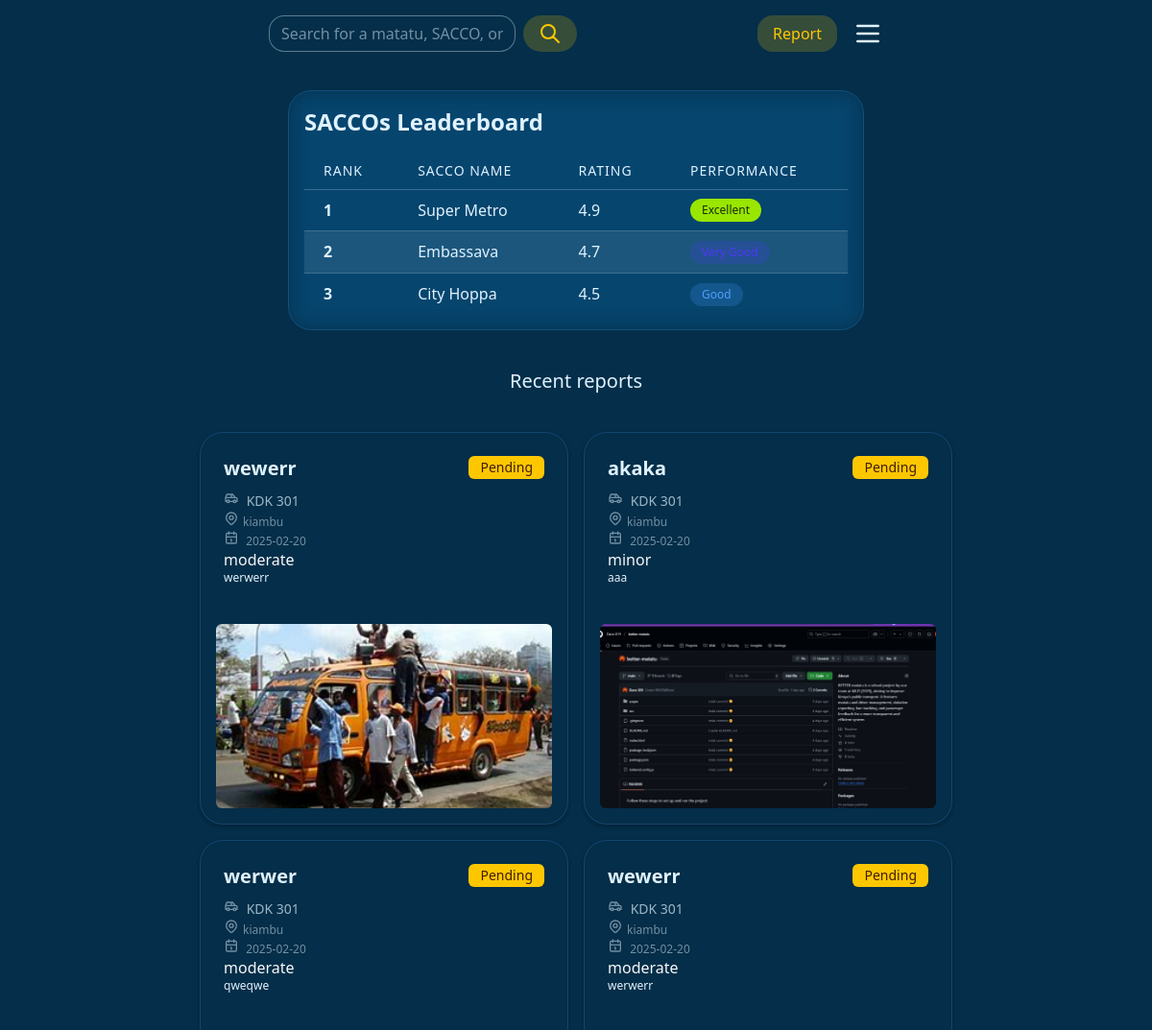
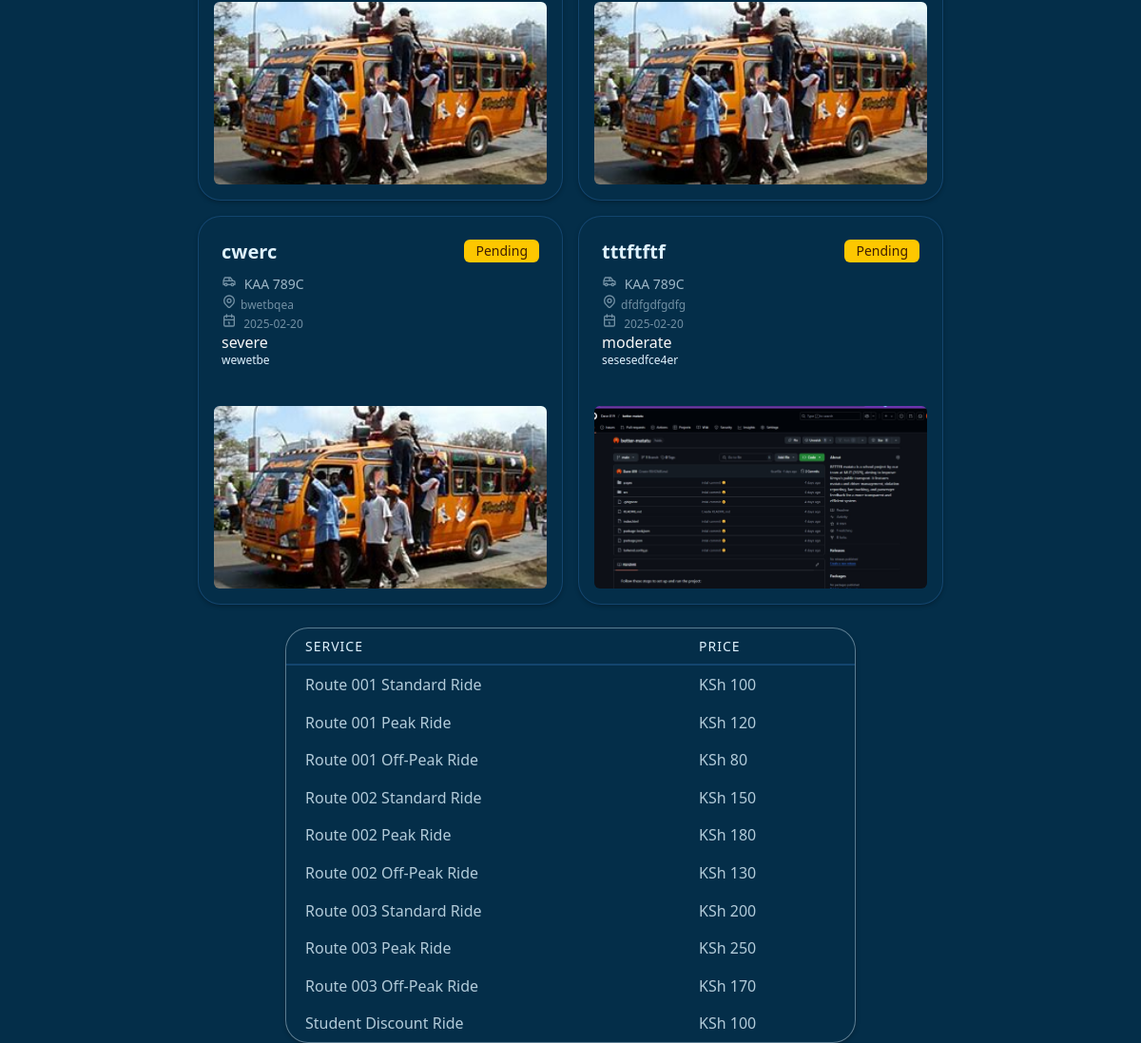
The page / on the database its author committed (2 pictures, top to bottom).
### tables this page shows
CREATE TABLE `incidents` (
  `id` int(11) NOT NULL,
  `passenger_id` int(11) DEFAULT NULL,
  `matatu_id` int(11) DEFAULT NULL,
  `driver_id` int(11) DEFAULT NULL,
  `violation_type` text NOT NULL,
  `description` text NOT NULL,
  `details` text DEFAULT NULL,
  `timestamp` datetime DEFAULT current_timestamp(),
  `status` enum('pending','reviewed','resolved') DEFAULT 'pending',
  `reported_by` int(11) DEFAULT NULL,
  `image_path` varchar(255) DEFAULT NULL,
  `location` varchar(255) NOT NULL
);

CREATE TABLE `matatus` (
  `id` int(11) NOT NULL,
  `driver_id` int(11) DEFAULT NULL,
  `route_number` varchar(10) NOT NULL,
  `seat_capacity` int(11) NOT NULL,
  `sacco_id` int(11) DEFAULT NULL,
  `status` enum('active','under_maintenance','suspended') DEFAULT 'active',
  `created_at` timestamp NOT NULL DEFAULT current_timestamp(),
  `updated_at` timestamp NOT NULL DEFAULT current_timestamp() ON UPDATE current_timestamp(),
  `reg_num` varchar(20) NOT NULL
);

CREATE TABLE `fares` (
  `id` int(11) NOT NULL,
  `route_number` varchar(10) NOT NULL,
  `standard_fare` decimal(6,2) NOT NULL,
  `peak_fare` decimal(6,2) NOT NULL,
  `off_peak_fare` decimal(6,2) NOT NULL,
  `last_updated` timestamp NOT NULL DEFAULT current_timestamp() ON UPDATE current_timestamp()
);

### includes/recent_reports.php (the view, shortened to what this page needs)
<?php
$servername = "localhost";
$username = "root";
$password = "";
$dbname = "safiri_salama";
$conn = new mysqli($servername, $username, $password, $dbname);
?>
<?php
$sql = "SELECT
        i.id AS incident_id,
        i.violation_type,
        i.status,
        i.description,
        i.details,
        i.timestamp,
        i.image_path,
        i.location,
        m.reg_num AS matatu_route
        FROM incidents i
        LEFT JOIN matatus m ON i.matatu_id = m.id
        ORDER BY i.timestamp DESC
        LIMIT 6";
$result = $conn->query($sql);
$incidents = [];
if ($result->num_rows > 0) {
    while($row = $result->fetch_assoc()) {
        $incidents[] = $row;
    }
}
?>
<div class="mt-10 flex flex-col items-center">
    <div class="text-xl mb-4 cursor-pointer text-base-content">
        Recent reports
    </div>
    <div class="min-h-screen flex">
        <div class="flex flex-wrap justify-center gap-4 max-w-4xl p-6">
            <?php foreach ($incidents as $incident): ?>
                <div class="card w-full sm:max-w-sm bg-base-100 rounded-box border border-info/20 ">
                <a href="./pages/report_record.php?id=<?=$incident['incident_id']; ?>">                <div class="card-body">
                        <div class="flex justify-between gap-4">
                            <h5 class="card-title text-base-content text-xl font-semibold mb-2.5"><?php echo htmlspecialchars($incident['violation_type']); ?></h5>
                            <p class="text-xs">
                                <span class="badge
                                    <?php
                                    switch ($incident['status']) {
                                        case 'pending': echo 'badge-warning'; break;
                                    }
                                    ?> rounded-md">
                                    <?php echo htmlspecialchars(ucfirst($incident['status'])); ?>
                                </span>
                            </p>
                        </div>
                        <p class="text-sm  text-base-content/70"><span class="icon-[tabler--car] text-base-content/50 mr-1"></span> <?php echo htmlspecialchars(strtoupper($incident['matatu_route'])); ?></p>
                        <p class="text-xs text-base-content/50"><span class="icon-[tabler--map-pin] text-base-content/50 mr-1"></span><?php echo htmlspecialchars($incident['location']); ?></p>
                        <p class="text-xs text-base-content/50"><span class="icon-[tabler--calendar] text-base-content/50 mr-1"></span> <?php echo htmlspecialchars(date('Y-m-d', strtotime($incident['timestamp']))); ?></p>
                        <p class="text-secondary-content"><?php echo htmlspecialchars($incident['description']); ?></p>
                        <p class="text-xs text-base-content "><?php echo htmlspecialchars($incident['details']); ?></p>
                    </div>
                </a>
                    <?php if ($incident['image_path']): ?>
                        <figure class="p-4">
                            <img src="<?php echo htmlspecialchars($incident['image_path']); ?>"
                                 alt="Incident Image"
                                 class="object-cover w-full h-48 rounded-md" />
                        </figure>
                    <?php endif; ?>
                </div>
            <?php endforeach; ?>
        </div>
    </div>
</div>

### index.php (shortened to what this page needs)
<!doctype html>
<html lang="en">
<head>
  <link href="./src/output.css" rel="stylesheet">
</head>
<body class="bg-base-100 text-base-content font-lor text-base">
 <?php include "includes/search_comp.php"; ?>
<div>
  <?php include "includes/sacco_leaderboard.php"; ?>
  <?php include "includes/recent_reports.php"; ?>
  <?php include "includes/pricing.php"; ?>
</div>
</body>
</html>

### includes/search_comp.php (shortened to what this page needs)
<div class="w-full max-w-2xl md:w-3/4 mx-auto mt-4 px-4 flex items-center justify-between">
  <div class="relative flex-2">
    <div class="flex items-center gap-2">
      <input id="searchInput" class="input input-bordered w-full" type="text" placeholder="Search for a matatu, SACCO, or driver" role="combobox" aria-expanded="false" />
      <button id="searchButton" class="btn rounded-box btn-soft btn-warning" aria-haspopup="dialog" aria-expanded="false" aria-controls="slide-up-animated-modal" data-overlay="#slide-up-animated-modal" type="button">
        <span class="icon-[tabler--search] text-warning size-6"></span>
      </button>
    </div>
  </div>
<div class="flex items-center gap-4">
<a href="./auth/check_login.php" class="hidden sm:flex btn btn-soft  btn-warning">Report</a>
<div class="dropdown relative inline-flex [--auto-close:inside] [--offset:8] [--placement:bottom-end]">
        <button id="dropdown-scrollable" type="button" class="dropdown-toggle flex items-center" aria-haspopup="menu" aria-expanded="false" aria-label="Dropdown">
          <div class="avatar">
            <div class="">
              <span class="icon-[tabler--menu-2] size-8"></span>
            </div>
          </div>
        </button>
      </div>
</div>
</div>

### includes/sacco_leaderboard.php
  <div class="backdrop-blur-md backdrop-brightness-150  w-4/5 max-w-2xl md:w-1/2 overflow-x-auto mx-auto mt-10 my-4 rounded-box p-4 border border-info/20 ">
  <h2 class="text-2xl font-semibold mb-4"> SACCOs Leaderboard</h2>
  <table class="table-striped table">
    <thead>
      <tr>
        <th>Rank</th>
        <th>SACCO Name</th>
        <th>Rating  </th>
        <th>Performance</th>
      </tr>
    </thead>
    <tbody>
      <tr>
        <td class="text-nowrap font-bold"> 1</td>
        <td>Super Metro</td>
        <td> 4.9</td>
        <td><span class="badge  badge-success text-xs">Excellent</span></td>
      </tr>
      <tr>
        <td class="text-nowrap font-bold">2</td>
        <td>Embassava</td>
        <td> 4.7</td>
        <td><span class="badge badge-soft badge-primary text-xs">Very Good</span></td>
      </tr>
      <tr>
        <td class="text-nowrap font-bold"> 3</td>
        <td>City Hoppa</td>
        <td> 4.5</td>
        <td><span class="badge badge-soft badge-info text-xs">Good</span></td>
      </tr>
    </tbody>
  </table>
</div>

### includes/pricing.php
<?php
require_once "./auth/config.php";
$stmt = $pdo->prepare("SELECT route_number, standard_fare, peak_fare, off_peak_fare FROM fares");
$stmt->execute();
$fares = $stmt->fetchAll(PDO::FETCH_ASSOC);
?>
<div class="glow card w-full max-w-2xl md:w-1/2 bg-base-100 mx-auto rounded-box border border-base-success/20 overflow-x-auto">
    <table class="table-borderless table">
        <thead>
            <tr>
                <th class="border-b-2 border-info/20 pb-2">Service</th>
                <th class="border-b-2 border-info/20 pb-2">Price</th>
            </tr>
        </thead>
        <tbody>
            <?php if (!empty($fares)): ?>
                <?php foreach ($fares as $fare): ?>
                    <tr>
                        <td class="text-nowrap">Route <?= htmlspecialchars($fare['route_number']) ?> Standard Ride</td>
                        <td>KSh <?= number_format($fare['standard_fare'], 0) ?></td>
                    </tr>
                    <tr>
                        <td class="text-nowrap">Route <?= htmlspecialchars($fare['route_number']) ?> Peak Ride</td>
                        <td>KSh <?= number_format($fare['peak_fare'], 0) ?></td>
                    </tr>
                    <tr>
                        <td class="text-nowrap">Route <?= htmlspecialchars($fare['route_number']) ?> Off-Peak Ride</td>
                        <td>KSh <?= number_format($fare['off_peak_fare'], 0) ?></td>
                    </tr>
                <?php endforeach; ?>
            <?php else: ?>
                <tr>
                    <td colspan="2" class="text-center">No fare data available.</td>
                </tr>
            <?php endif; ?>
            <tr>
                <td class="text-nowrap">Student Discount Ride</td>
                <td>KSh 100</td>
            </tr>
        </tbody>
    </table>
</div>

### rows shown on the page
incidents: violation_type "wewerr", status "Pending", matatu.reg_num "KDK 301", location "kiambu", timestamp "2025-02-20", description "moderate", details "werwerr", image_path (picture)
incidents: violation_type "akaka", status "Pending", matatu.reg_num "KDK 301", location "kiambu", timestamp "2025-02-20", description "minor", details "aaa", image_path (picture)
incidents: violation_type "werwer", status "Pending", matatu.reg_num "KDK 301", location "kiambu", timestamp "2025-02-20", description "moderate", details "qweqwe", image_path (picture)
incidents: violation_type "wewerr", status "Pending", matatu.reg_num "KDK 301", location "kiambu", timestamp "2025-02-20", description "moderate", details "werwerr", image_path (picture)
incidents: violation_type "cwerc", status "Pending", matatu.reg_num "KAA 789C", location "bwetbqea", timestamp "2025-02-20", description "severe", details "wewetbe", image_path (picture)
incidents: violation_type "tttftftf", status "Pending", matatu.reg_num "KAA 789C", location "dfdfgdfgdfg", timestamp "2025-02-20", description "moderate", details "sesesedfce4er", image_path (picture)
fares: route_number "001", standard_fare "100", peak_fare "120", off_peak_fare "80"
fares: route_number "002", standard_fare "150", peak_fare "180", off_peak_fare "130"
fares: route_number "003", standard_fare "200", peak_fare "250", off_peak_fare "170"
